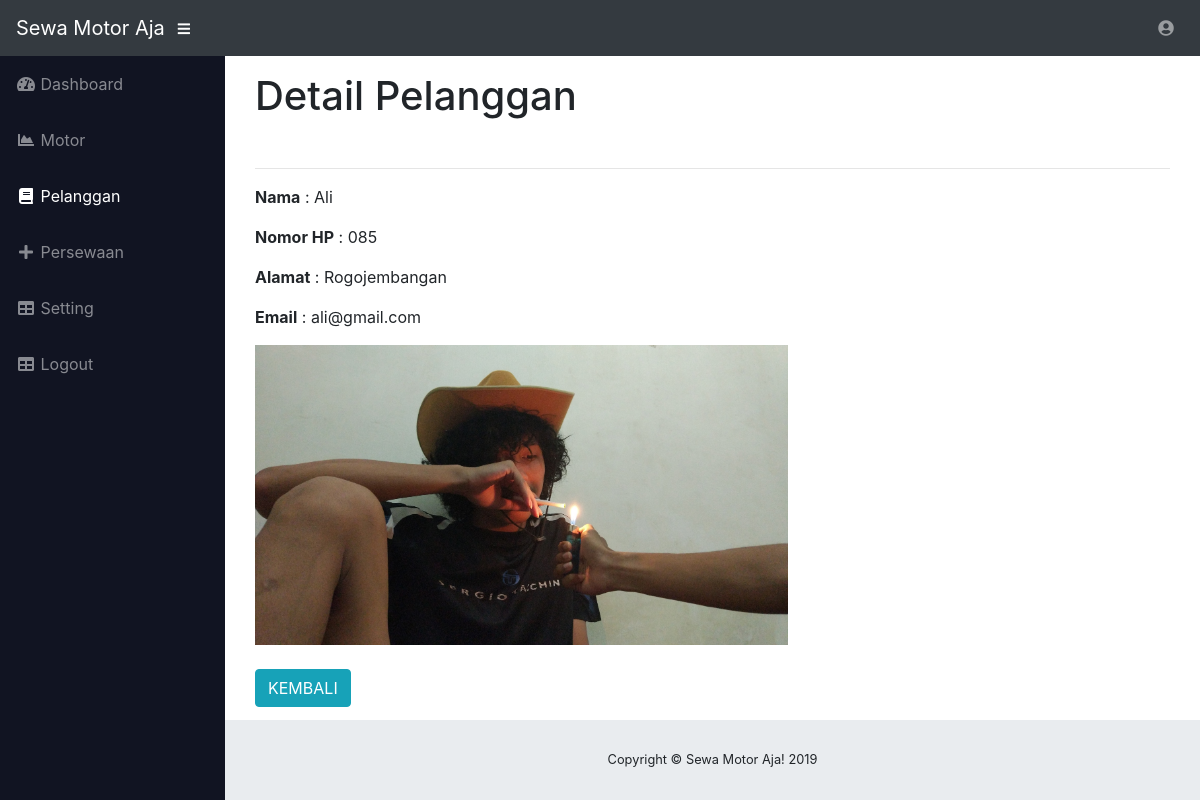
Screenshot of /login/lihat_pelanggan/2 with the database file from the repository.
### tables this page shows
CREATE TABLE `pelanggan` (
  `id_pelanggan` int(11) NOT NULL,
  `nama` varchar(50) NOT NULL,
  `no_hp` varchar(5) NOT NULL,
  `alamat` text NOT NULL,
  `email` varchar(50) NOT NULL,
  `foto` varchar(100) NOT NULL
);

### application/controllers/Login.php (called while the page is built, shortened)
<?php
 class Login extends CI_Controller
 {
 	public function __construct()
 	{
 		$this->load->model('Modelku');
 		$this->load->helper('url');
 		$this->load->database();
 	}
 	public function lihat_pelanggan($id)
 	{
 		$data['pelanggan'] = $this->Modelku->lihatpelanggan($id);
 		$this->load->view('template/header');
		$this->load->view('template/menu3');
		$this->load->view('admin/lihatpelanggan',$data);
		$this->load->view('template/footer');
 	}
 }

### index.php (called while the page is built, shortened)
<?php
require_once BASEPATH.'core/CodeIgniter.php';

### application/models/Modelku.php (called while the page is built, shortened)
<?php
class Modelku extends CI_Model
{
	public function lihatpelanggan($id)
	{
		$this->db->where('id_pelanggan',$id);
		return $this->db->get('pelanggan')->row_array();
	}
}

### application/views/admin/lihatpelanggan.php (the view)
<div class="container">
	<h1>Detail Pelanggan</h1>
	<br>
	<hr>
	<p><b>Nama</b> : <?php echo $pelanggan['nama'] ?></p>
	<p><b>Nomor HP</b> : <?php echo $pelanggan['no_hp'] ?></p>
	<p><b>Alamat</b> : <?php echo $pelanggan['alamat'] ?></p>
	<p><b>Email</b> : <?php echo $pelanggan['email'] ?></p>
	<img style="height: 300px" src="<?php echo base_url() ?>asset/foto/<?php echo $pelanggan['foto'] ?>">
	<br>
	<br>
	<a href="<?php echo base_url('login/pelanggan') ?>" class="btn btn-info">KEMBALI</a>
</div>

### rows the page displays
pelanggan: nama "Ali", no_hp "085", alamat "Rogojembangan", email "ali@gmail.com", foto (picture)
